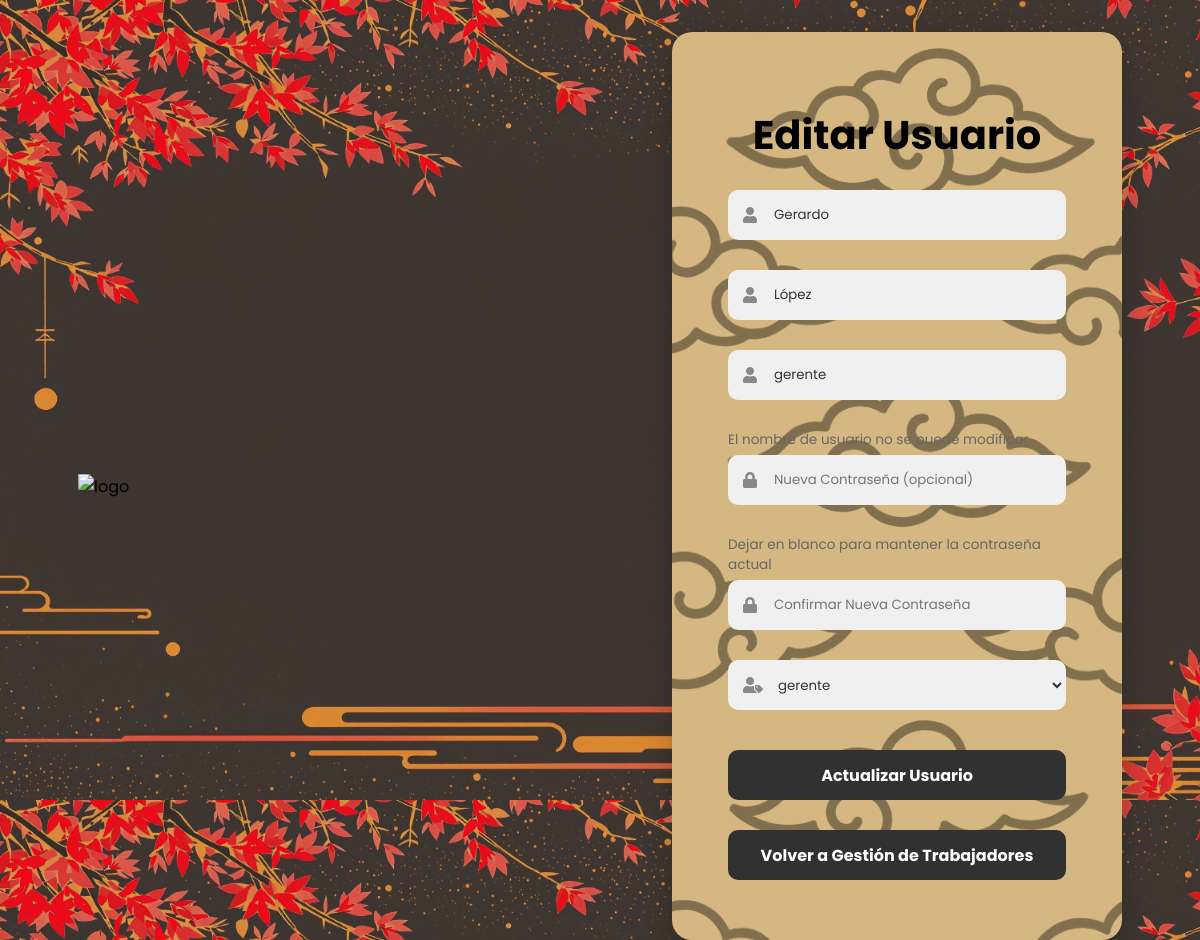
Page /views/editar_trabajador.php?id=2 (signed in) on the committed database.
### tables this page shows
CREATE TABLE usuarios (
    id_usuario INT AUTO_INCREMENT PRIMARY KEY,
    nombre VARCHAR(30) NOT NULL,
    apellidos VARCHAR(50) NOT NULL,
    user VARCHAR(50) UNIQUE NOT NULL,
    password VARCHAR(255) NOT NULL,
    id_rol INT NOT NULL
);

CREATE TABLE roles (
    id_rol INT AUTO_INCREMENT PRIMARY KEY,
    nombre VARCHAR(30) UNIQUE NOT NULL
);

### views/editar_trabajador.php (the view, shortened to what this page needs)
<?php
require_once('../includes/conexion.php');
$idEditar = isset($_GET['id']) ? (int)$_GET['id'] : 0;
try {
    $stmtTrabajador = $conn->prepare('SELECT * FROM usuarios WHERE id_usuario = ?');
    $stmtTrabajador->execute([$idEditar]);
    $trabajador = $stmtTrabajador->fetch(PDO::FETCH_ASSOC);
} catch (Exception $e) {
    header('Location: trabajadores.php?error=db_error');
    exit;
}
try {
    $stmtRoles = $conn->prepare('SELECT id_rol, nombre FROM roles ORDER BY id_rol ASC');
    $stmtRoles->execute();
    $roles = $stmtRoles->fetchAll(PDO::FETCH_ASSOC);
} catch (Exception $e) {
    $roles = [];
}
?>
<!DOCTYPE html>
<html lang="es">
<head>
  <link rel="stylesheet" href="https://cdnjs.cloudflare.com/ajax/libs/font-awesome/5.15.4/css/all.min.css">
  <link rel="stylesheet" href="../css/styles.css">
</head>
<body class="login-body">
    <div class="logo-container-left">
        <div class="div-logo">
            <img class="logo" src="../img/logo_sin_fondo" alt="logo">
        </div>
    </div>
    <div class="form-container-right">
    <div id="loginFormContainer">
        <form id="editForm" action="../proc/proc_editar_trabajador.php" method="post" class="login-form" novalidate>
            <h2 class="form-title">Editar Usuario</h2>
            <div class="input-field">
                <span class="input-icon"><i class="fas fa-user"></i></span>
                <input class="input" type="text" id="name" name="name" placeholder="Nombre"
                       value="<?= htmlspecialchars($trabajador['nombre']) ?>">
            </div>
            <div class="input-field">
                <span class="input-icon"><i class="fas fa-user"></i></span>
                <input class="input" type="text" id="apellido" name="apellido" placeholder="Apellido"
                       value="<?= htmlspecialchars($trabajador['apellidos']) ?>">
            </div>
            <div class="input-field">
                <span class="input-icon"><i class="fas fa-user"></i></span>
                <input class="input" type="text" id="username" name="username" placeholder="Usuario"
                       value="<?= htmlspecialchars($trabajador['user']) ?>" readonly>
                <small style="color: #666; font-size: 0.85rem; display: block; margin-top: 5px;">
                    El nombre de usuario no se puede modificar
                </small>
            </div>
            <div class="input-field">
                <span class="input-icon"><i class="fas fa-lock"></i></span>
                <input class="input" type="password" id="password" name="password" placeholder="Nueva Contraseña (opcional)">
                <small style="color: #666; font-size: 0.85rem; display: block; margin-top: 5px;">
                    Dejar en blanco para mantener la contraseña actual
                </small>
            </div>
            <div class="input-field">
                <span class="input-icon"><i class="fas fa-lock"></i></span>
                <input class="input" type="password" id="confirm_password" name="confirm_password" placeholder="Confirmar Nueva Contraseña">
            </div>
            <div class="input-field">
                <span class="input-icon"><i class="fas fa-user-tag"></i></span>
                <select class="input" id="id_rol" name="id_rol" required>
                    <?php foreach ($roles as $rol): ?>
                        <option value="<?= (int)$rol['id_rol'] ?>"
                                <?= ($trabajador['id_rol'] == $rol['id_rol']) ? 'selected' : '' ?>>
                            <?= htmlspecialchars($rol['nombre']) ?>
                        </option>
                    <?php endforeach; ?>
                </select>
            </div>
            <button class="submit" type="submit" name="editar">Actualizar Usuario</button>
        </form>
        <form action="./trabajadores.php" method="get" class="login-form">
            <button class="submit" type="submit">Volver a Gestión de Trabajadores</button>
        </form>
    </div>
    </div>
</body>
</html>

### css/styles.css (style rules this page uses)
.login-body { margin: 0; font-family: "Poppins", sans-serif; background-image: url("../img/fondo_escritorio.png"); background-size: cover; height: 100vh; width: 100%; overflow-y: hidden; overflow-x: hidden; display: flex; justify-content: space-evenly; align-items: center; padding: 2rem 1rem; box-sizing: border-box; flex-wrap: wrap; gap: 2rem; }
.logo-container-left { position: relative; z-index: 10; }
.div-logo { display: flex; justify-content: center; align-items: center; }
.logo { width: 500px; height: auto; padding: 0; }
.form-container-right { position: relative; z-index: 10; background-color: #d5b881; background-image: url("../img/nubes-40opacidad.png"); background-size: cover; background-position: center; background-blend-mode: multiply; border-radius: 20px; padding: 2.5rem 3.5rem; box-shadow: 0 10px 30px rgba(0, 0, 0, 0.2); width: 100%; max-width: 450px; box-sizing: border-box; }
.login-form { width: 100%; box-sizing: border-box; }
.form-title { color: #000; font-size: 2.5rem; text-align: center; margin-bottom: 25px; font-weight: bold; font-family: "Poppins", sans-serif; }
.input-field { margin-bottom: 5px; position: relative; }
.input-icon { position: absolute; left: 18px; top: 25px; transform: translateY(-50%); color: #888; }
.input-field .input { height: 50px; width: 100%; border: 1px solid transparent; outline: none; border-radius: 10px; color: #333; padding: 0 20px 0 45px; background-color: #f0f0f0; box-sizing: border-box; font-family: "Poppins", sans-serif; font-weight: 400; transition: border-color 0.3s ease; margin-bottom: 25px; position: relative; }
.input-icon { position: absolute; left: 15px; transform: translateY(-50%); color: #888; pointer-events: none; z-index: 5; }
.input option { color: black; background-color: white; }
.submit { width: 100%; height: 50px; border: none; border-radius: 10px; font-size: 16px; background-color: #313131; color: #fff; cursor: pointer; transition: background-color 0.3s, box-shadow 0.3s; margin-top: 10px; margin-bottom: 20px; font-weight: bold; font-family: "Poppins", sans-serif; }

### rows in the picture
usuarios: name "Gerardo", apellido "López", username "gerente", id_rol "gerente"
